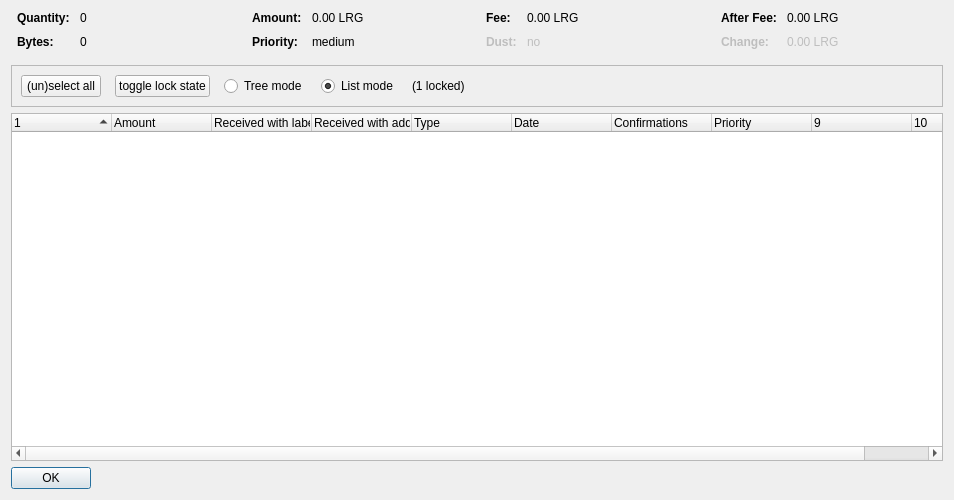
<?xml version="1.0" encoding="UTF-8"?>
<ui version="4.0">
 <class>CoinControlDialog</class>
 <widget class="QDialog" name="CoinControlDialog">
  <property name="geometry">
   <rect>
    <x>0</x>
    <y>0</y>
    <width>954</width>
    <height>500</height>
   </rect>
  </property>
  <property name="windowTitle">
   <string>Coin Selection</string>
  </property>
  <layout class="QVBoxLayout" name="verticalLayout">
   <item>
    <layout class="QHBoxLayout" name="horizontalLayoutTop" stretch="0,0,0,0">
     <property name="topMargin">
      <number>0</number>
     </property>
     <property name="bottomMargin">
      <number>10</number>
     </property>
     <item>
      <layout class="QFormLayout" name="formLayoutCoinControl1">
       <property name="horizontalSpacing">
        <number>10</number>
       </property>
       <property name="verticalSpacing">
        <number>10</number>
       </property>
       <property name="leftMargin">
        <number>6</number>
       </property>
       <property name="rightMargin">
        <number>6</number>
       </property>
       <item row="0" column="0">
        <widget class="QLabel" name="labelCoinControlQuantityText">
         <property name="font">
          <font>
           <weight>75</weight>
           <bold>true</bold>
          </font>
         </property>
         <property name="text">
          <string>Quantity:</string>
         </property>
        </widget>
       </item>
       <item row="0" column="1">
        <widget class="QLabel" name="labelCoinControlQuantity">
         <property name="cursor">
          <cursorShape>IBeamCursor</cursorShape>
         </property>
         <property name="contextMenuPolicy">
          <enum>Qt::ActionsContextMenu</enum>
         </property>
         <property name="text">
          <string notr="true">0</string>
         </property>
         <property name="textInteractionFlags">
          <set>Qt::LinksAccessibleByMouse|Qt::TextSelectableByKeyboard|Qt::TextSelectableByMouse</set>
         </property>
        </widget>
       </item>
       <item row="1" column="0">
        <widget class="QLabel" name="labelCoinControlBytesText">
         <property name="font">
          <font>
           <weight>75</weight>
           <bold>true</bold>
          </font>
         </property>
         <property name="text">
          <string>Bytes:</string>
         </property>
        </widget>
       </item>
       <item row="1" column="1">
        <widget class="QLabel" name="labelCoinControlBytes">
         <property name="cursor">
          <cursorShape>IBeamCursor</cursorShape>
         </property>
         <property name="contextMenuPolicy">
          <enum>Qt::ActionsContextMenu</enum>
         </property>
         <property name="text">
          <string notr="true">0</string>
         </property>
         <property name="textInteractionFlags">
          <set>Qt::LinksAccessibleByMouse|Qt::TextSelectableByKeyboard|Qt::TextSelectableByMouse</set>
         </property>
        </widget>
       </item>
      </layout>
     </item>
     <item>
      <layout class="QFormLayout" name="formLayoutCoinControl2">
       <property name="horizontalSpacing">
        <number>10</number>
       </property>
       <property name="verticalSpacing">
        <number>10</number>
       </property>
       <property name="leftMargin">
        <number>6</number>
       </property>
       <property name="rightMargin">
        <number>6</number>
       </property>
       <item row="0" column="0">
        <widget class="QLabel" name="labelCoinControlAmountText">
         <property name="font">
          <font>
           <weight>75</weight>
           <bold>true</bold>
          </font>
         </property>
         <property name="text">
          <string>Amount:</string>
         </property>
        </widget>
       </item>
       <item row="0" column="1">
        <widget class="QLabel" name="labelCoinControlAmount">
         <property name="cursor">
          <cursorShape>IBeamCursor</cursorShape>
         </property>
         <property name="contextMenuPolicy">
          <enum>Qt::ActionsContextMenu</enum>
         </property>
         <property name="text">
          <string notr="true">0.00 LRG</string>
         </property>
         <property name="textInteractionFlags">
          <set>Qt::LinksAccessibleByMouse|Qt::TextSelectableByKeyboard|Qt::TextSelectableByMouse</set>
         </property>
        </widget>
       </item>
       <item row="1" column="0">
        <widget class="QLabel" name="labelCoinControlPriorityText">
         <property name="font">
          <font>
           <weight>75</weight>
           <bold>true</bold>
          </font>
         </property>
         <property name="text">
          <string>Priority:</string>
         </property>
        </widget>
       </item>
       <item row="1" column="1">
        <widget class="QLabel" name="labelCoinControlPriority">
         <property name="cursor">
          <cursorShape>IBeamCursor</cursorShape>
         </property>
         <property name="contextMenuPolicy">
          <enum>Qt::ActionsContextMenu</enum>
         </property>
         <property name="text">
          <string>medium</string>
         </property>
         <property name="textInteractionFlags">
          <set>Qt::LinksAccessibleByMouse|Qt::TextSelectableByKeyboard|Qt::TextSelectableByMouse</set>
         </property>
        </widget>
       </item>
      </layout>
     </item>
     <item>
      <layout class="QFormLayout" name="formLayoutCoinControl3">
       <property name="horizontalSpacing">
        <number>10</number>
       </property>
       <property name="verticalSpacing">
        <number>10</number>
       </property>
       <property name="leftMargin">
        <number>6</number>
       </property>
       <property name="rightMargin">
        <number>6</number>
       </property>
       <item row="0" column="0">
        <widget class="QLabel" name="labelCoinControlFeeText">
         <property name="font">
          <font>
           <weight>75</weight>
           <bold>true</bold>
          </font>
         </property>
         <property name="text">
          <string>Fee:</string>
         </property>
        </widget>
       </item>
       <item row="0" column="1">
        <widget class="QLabel" name="labelCoinControlFee">
         <property name="cursor">
          <cursorShape>IBeamCursor</cursorShape>
         </property>
         <property name="contextMenuPolicy">
          <enum>Qt::ActionsContextMenu</enum>
         </property>
         <property name="text">
          <string notr="true">0.00 LRG</string>
         </property>
         <property name="textInteractionFlags">
          <set>Qt::LinksAccessibleByMouse|Qt::TextSelectableByKeyboard|Qt::TextSelectableByMouse</set>
         </property>
        </widget>
       </item>
       <item row="1" column="0">
        <widget class="QLabel" name="labelCoinControlLowOutputText">
         <property name="enabled">
          <bool>false</bool>
         </property>
         <property name="font">
          <font>
           <weight>75</weight>
           <bold>true</bold>
          </font>
         </property>
         <property name="text">
          <string>Dust:</string>
         </property>
        </widget>
       </item>
       <item row="1" column="1">
        <widget class="QLabel" name="labelCoinControlLowOutput">
         <property name="enabled">
          <bool>false</bool>
         </property>
         <property name="cursor">
          <cursorShape>IBeamCursor</cursorShape>
         </property>
         <property name="contextMenuPolicy">
          <enum>Qt::ActionsContextMenu</enum>
         </property>
         <property name="text">
          <string>no</string>
         </property>
         <property name="textInteractionFlags">
          <set>Qt::LinksAccessibleByMouse|Qt::TextSelectableByKeyboard|Qt::TextSelectableByMouse</set>
         </property>
        </widget>
       </item>
      </layout>
     </item>
     <item>
      <layout class="QFormLayout" name="formLayoutCoinControl4">
       <property name="horizontalSpacing">
        <number>10</number>
       </property>
       <property name="verticalSpacing">
        <number>10</number>
       </property>
       <property name="leftMargin">
        <number>6</number>
       </property>
       <property name="rightMargin">
        <number>6</number>
       </property>
       <item row="0" column="0">
        <widget class="QLabel" name="labelCoinControlAfterFeeText">
         <property name="font">
          <font>
           <weight>75</weight>
           <bold>true</bold>
          </font>
         </property>
         <property name="text">
          <string>After Fee:</string>
         </property>
        </widget>
       </item>
       <item row="0" column="1">
        <widget class="QLabel" name="labelCoinControlAfterFee">
         <property name="cursor">
          <cursorShape>IBeamCursor</cursorShape>
         </property>
         <property name="contextMenuPolicy">
          <enum>Qt::ActionsContextMenu</enum>
         </property>
         <property name="text">
          <string notr="true">0.00 LRG</string>
         </property>
         <property name="textInteractionFlags">
          <set>Qt::LinksAccessibleByMouse|Qt::TextSelectableByKeyboard|Qt::TextSelectableByMouse</set>
         </property>
        </widget>
       </item>
       <item row="1" column="0">
        <widget class="QLabel" name="labelCoinControlChangeText">
         <property name="enabled">
          <bool>false</bool>
         </property>
         <property name="font">
          <font>
           <weight>75</weight>
           <bold>true</bold>
          </font>
         </property>
         <property name="text">
          <string>Change:</string>
         </property>
        </widget>
       </item>
       <item row="1" column="1">
        <widget class="QLabel" name="labelCoinControlChange">
         <property name="enabled">
          <bool>false</bool>
         </property>
         <property name="cursor">
          <cursorShape>IBeamCursor</cursorShape>
         </property>
         <property name="contextMenuPolicy">
          <enum>Qt::ActionsContextMenu</enum>
         </property>
         <property name="text">
          <string notr="true">0.00 LRG</string>
         </property>
         <property name="textInteractionFlags">
          <set>Qt::LinksAccessibleByMouse|Qt::TextSelectableByKeyboard|Qt::TextSelectableByMouse</set>
         </property>
        </widget>
       </item>
      </layout>
     </item>
    </layout>
   </item>
   <item>
    <widget class="QFrame" name="frame">
     <property name="minimumSize">
      <size>
       <width>0</width>
       <height>40</height>
      </size>
     </property>
     <property name="frameShape">
      <enum>QFrame::StyledPanel</enum>
     </property>
     <property name="frameShadow">
      <enum>QFrame::Sunken</enum>
     </property>
     <layout class="QHBoxLayout" name="horizontalLayout">
      <item>
       <layout class="QHBoxLayout" name="horizontalLayoutPanel" stretch="0,0,0,0,0,0">
        <property name="spacing">
         <number>14</number>
        </property>
        <item>
         <widget class="QPushButton" name="pushButtonSelectAll">
          <property name="sizePolicy">
           <sizepolicy hsizetype="Maximum" vsizetype="Fixed">
            <horstretch>0</horstretch>
            <verstretch>0</verstretch>
           </sizepolicy>
          </property>
          <property name="text">
           <string>(un)select all</string>
          </property>
          <property name="autoDefault">
           <bool>false</bool>
          </property>
         </widget>
        </item>
        <item>
         <widget class="QPushButton" name="pushButtonToggleLock">
          <property name="sizePolicy">
           <sizepolicy hsizetype="Maximum" vsizetype="Fixed">
            <horstretch>0</horstretch>
            <verstretch>0</verstretch>
           </sizepolicy>
          </property>
          <property name="text">
           <string>toggle lock state</string>
          </property>
          <property name="autoDefault">
           <bool>false</bool>
          </property>
         </widget>
        </item>
        <item>
         <widget class="QRadioButton" name="radioTreeMode">
          <property name="sizePolicy">
           <sizepolicy hsizetype="Maximum" vsizetype="Fixed">
            <horstretch>0</horstretch>
            <verstretch>0</verstretch>
           </sizepolicy>
          </property>
          <property name="text">
           <string>Tree mode</string>
          </property>
         </widget>
        </item>
        <item>
         <widget class="QRadioButton" name="radioListMode">
          <property name="sizePolicy">
           <sizepolicy hsizetype="Maximum" vsizetype="Fixed">
            <horstretch>0</horstretch>
            <verstretch>0</verstretch>
           </sizepolicy>
          </property>
          <property name="text">
           <string>List mode</string>
          </property>
          <property name="checked">
           <bool>true</bool>
          </property>
         </widget>
        </item>
        <item>
         <widget class="QLabel" name="labelLocked">
          <property name="text">
           <string>(1 locked)</string>
          </property>
         </widget>
        </item>
        <item>
         <spacer name="horizontalSpacer">
          <property name="orientation">
           <enum>Qt::Horizontal</enum>
          </property>
          <property name="sizeHint" stdset="0">
           <size>
            <width>40</width>
            <height>20</height>
           </size>
          </property>
         </spacer>
        </item>
       </layout>
      </item>
     </layout>
    </widget>
   </item>
   <item>
    <widget class="CoinControlTreeWidget" name="treeWidget">
     <property name="contextMenuPolicy">
      <enum>Qt::CustomContextMenu</enum>
     </property>
     <property name="sortingEnabled">
      <bool>false</bool>
     </property>
     <property name="columnCount">
      <number>10</number>
     </property>
     <attribute name="headerShowSortIndicator" stdset="0">
      <bool>true</bool>
     </attribute>
     <attribute name="headerStretchLastSection">
      <bool>false</bool>
     </attribute>
     <column>
      <property name="text">
       <string/>
      </property>
     </column>
     <column>
      <property name="text">
       <string>Amount</string>
      </property>
     </column>
     <column>
      <property name="text">
       <string>Received with label</string>
      </property>
     </column>
     <column>
      <property name="text">
       <string>Received with address</string>
      </property>
     </column>
     <column>
      <property name="text">
       <string>Type</string>
      </property>
     </column>
     <column>
      <property name="text">
       <string>Date</string>
      </property>
     </column>
     <column>
      <property name="text">
       <string>Confirmations</string>
      </property>
      <property name="toolTip">
       <string>Confirmed</string>
      </property>
     </column>
     <column>
      <property name="text">
       <string>Priority</string>
      </property>
     </column>
     <column>
      <property name="text">
       <string/>
      </property>
     </column>
     <column>
      <property name="text">
       <string/>
      </property>
     </column>
    </widget>
   </item>
   <item>
    <widget class="QDialogButtonBox" name="buttonBox">
     <property name="sizePolicy">
      <sizepolicy hsizetype="Maximum" vsizetype="Fixed">
       <horstretch>0</horstretch>
       <verstretch>0</verstretch>
      </sizepolicy>
     </property>
     <property name="orientation">
      <enum>Qt::Horizontal</enum>
     </property>
     <property name="standardButtons">
      <set>QDialogButtonBox::Ok</set>
     </property>
    </widget>
   </item>
  </layout>
 </widget>
 <customwidgets>
  <customwidget>
   <class>CoinControlTreeWidget</class>
   <extends>QTreeWidget</extends>
   <header>coincontroltreewidget.h</header>
  </customwidget>
 </customwidgets>
 <resources/>
 <connections/>
</ui>
